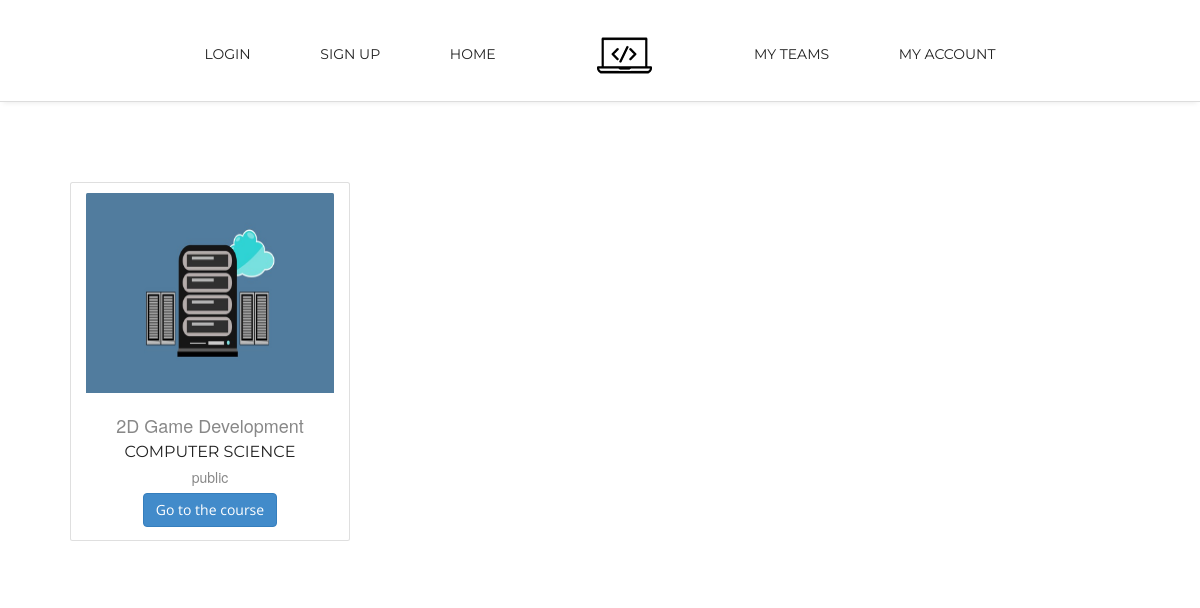
The app's page /courses, older data.
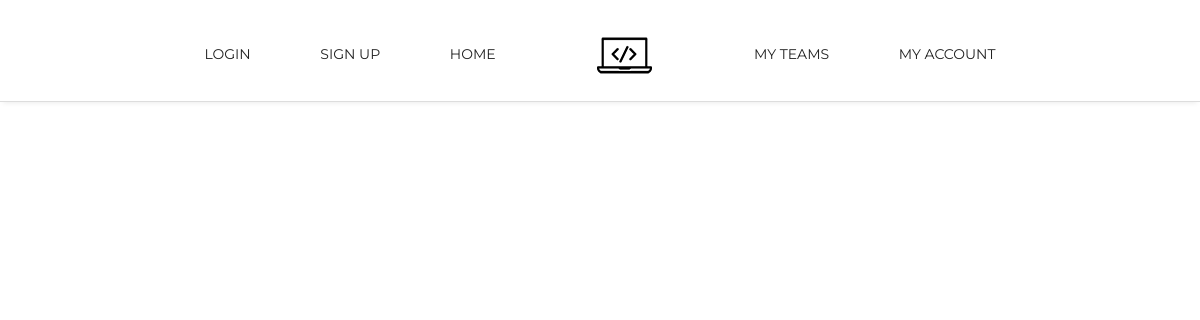
The same page, newer data.
### EpicCoders/models.py (models this page shows)
class Course(db.Model):
	id = db.Column(db.Integer, primary_key=True)
	course_name = db.Column(db.String(20), nullable=False)
	image = db.Column(db.String(20), nullable=False)
	description = db.Column(db.String(150), nullable=False)
	course_field = db.Column(db.String(60), nullable=False)
	course_accessibility = db.Column(db.String(20), nullable=False, default='public')
	course_unique_string = db.Column(db.String(20), nullable=False, unique=True)
	creator_id = db.Column(db.Integer, db.ForeignKey('user.id'), nullable=False)
	episodes = db.relationship('Episode', backref='course', lazy=True)
	subscribers = db.relationship('User', secondary=user_course_many_to_many,
		backref=db.backref('subscribed_to_courses', lazy=True), lazy='subquery')

### EpicCoders/routes.py (the view)
@app.route('/courses')
def courses():
	courses = Course.query.all()
	return render_template('courses.html', courses=courses, is_courses=True)

### EpicCoders/templates/courses.html (shortened to what this page needs)
{% extends "header.html" %}
{% block content %}
<nav class="main-nav-outer" id="test">
                <div class="container">
                    <ul class="main-nav">
                            {% if current_user.is_authenticated %}
							<li><a href="{{ url_for('token_hex_input') }}">redeem course token</a></li>
                            {% else %}
                            <li><a href="{{ url_for('login') }}">login</a></li>
                            <li><a href="{{ url_for('register') }}">sign up</a></li>
                            {% endif %}
							<li><a href="{{ url_for('Home') }}">Home</a></li>
							<li class="small-logo"><a href="{{ url_for('Home') }}"><img src="{{ url_for('static', filename='images/homeimges/small-logo.png') }}" alt=""></a></li>
							<li><a href="#">My Teams</a></li>
							<li><a href="{{ url_for('account') }}">my Account</a></li>
                    </ul>
                </div>
            </nav>
            <br /><br />
            <center>
                <main class="container p-10 ">
                    <div class="row p-3 align-items-center">
                        {% for course in courses %}
                            <div class="card col-xl-3 col-md-5 m-5  col-sm-9">
                                <img class="card-img-top Container-fluid mt-3" src="{{ url_for('static', filename='images/courses') }}/{{course.image}}" alt="Card image cap" height="200">
                                    <div class="card-body">
                                        <h4 class="card-title">{{ course.course_name }}</h4>
                                        <h3 class="card-title">{{ course.course_field }}</h3>
                                        <h5 class="card-title">{{ course.course_accessibility }}</h5>
                                        <a href="{{ url_for('course', course_id=course.id) }}" class="btn btn-primary">Go to the course</a>
                                    </div>
                                </div>
                        {% endfor %}
        </center>
{% endblock content %}

Row changes from the older to the newer data that the page shows:
removed Course: image (picture), course_name "2D Game Development", course_field "COMPUTER SCIENCE", course_accessibility "public"
